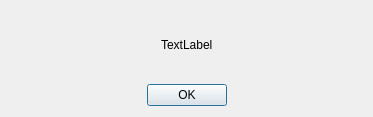
<?xml version="1.0" encoding="UTF-8"?>
<ui version="4.0">
 <class>Dialog</class>
 <widget class="QDialog" name="Dialog">
  <property name="geometry">
   <rect>
    <x>0</x>
    <y>0</y>
    <width>373</width>
    <height>117</height>
   </rect>
  </property>
  <property name="windowTitle">
   <string>Information</string>
  </property>
  <property name="windowIcon">
   <iconset>
    <normaloff>resources/Information_icon.png</normaloff>resources/Information_icon.png</iconset>
  </property>
  <layout class="QGridLayout" name="gridLayout">
   <item row="0" column="0">
    <layout class="QVBoxLayout" name="verticalLayout">
     <item>
      <layout class="QHBoxLayout" name="horizontalLayout_2">
       <item>
        <spacer name="horizontalSpacer_3">
         <property name="orientation">
          <enum>Qt::Horizontal</enum>
         </property>
         <property name="sizeHint" stdset="0">
          <size>
           <width>40</width>
           <height>20</height>
          </size>
         </property>
        </spacer>
       </item>
       <item>
        <widget class="QLabel" name="InfoMsg">
         <property name="text">
          <string>TextLabel</string>
         </property>
        </widget>
       </item>
       <item>
        <spacer name="horizontalSpacer_4">
         <property name="orientation">
          <enum>Qt::Horizontal</enum>
         </property>
         <property name="sizeHint" stdset="0">
          <size>
           <width>40</width>
           <height>20</height>
          </size>
         </property>
        </spacer>
       </item>
      </layout>
     </item>
     <item>
      <layout class="QHBoxLayout" name="horizontalLayout">
       <item>
        <spacer name="horizontalSpacer">
         <property name="orientation">
          <enum>Qt::Horizontal</enum>
         </property>
         <property name="sizeHint" stdset="0">
          <size>
           <width>40</width>
           <height>20</height>
          </size>
         </property>
        </spacer>
       </item>
       <item>
        <widget class="QPushButton" name="btnOK">
         <property name="text">
          <string>OK</string>
         </property>
        </widget>
       </item>
       <item>
        <spacer name="horizontalSpacer_2">
         <property name="orientation">
          <enum>Qt::Horizontal</enum>
         </property>
         <property name="sizeHint" stdset="0">
          <size>
           <width>40</width>
           <height>20</height>
          </size>
         </property>
        </spacer>
       </item>
      </layout>
     </item>
    </layout>
   </item>
  </layout>
 </widget>
 <resources/>
 <connections/>
</ui>
